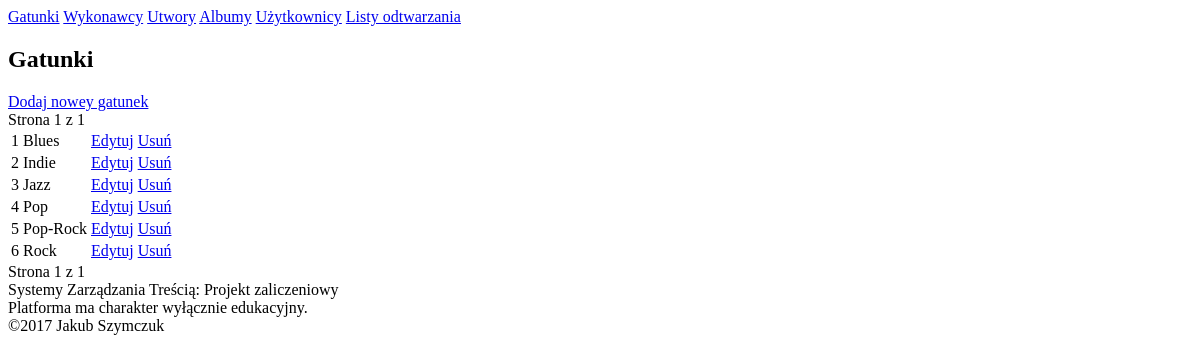
The app's page /cms/genre/, older data.
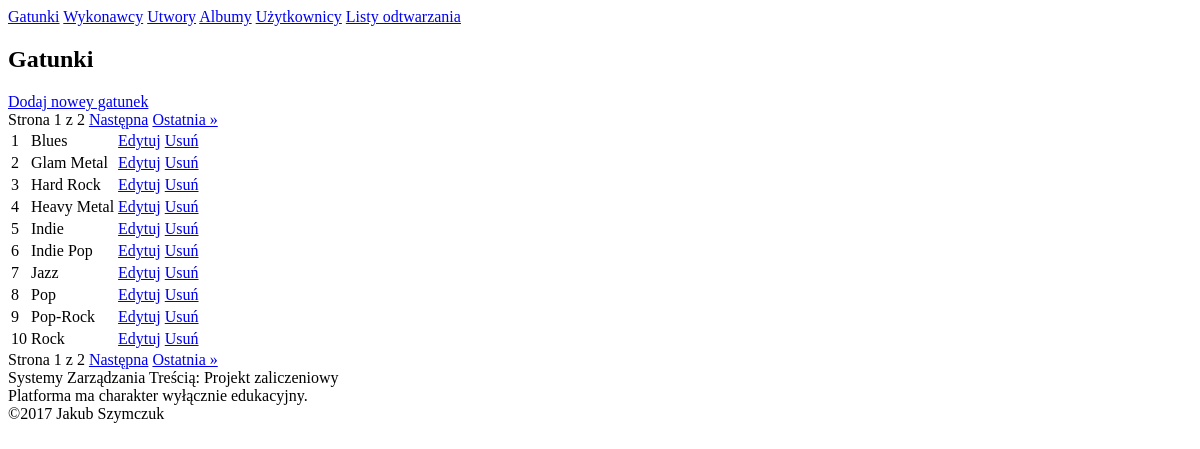
The same page, newer data.
### tunefy_cms/models.py (models this page shows, shortened)
class Genre(Model):
    name = CharField(max_length=32)
    class Meta:
        ordering = ('name',)

### tunefy_cms/views/genre.py (the view)
# urls.py: path('',              views.index,    name='index'  )
def index(request, page_number=1, page_size=default_page_size):
    context = get_paginated_context(Genre.objects.all(), page_number, page_size)
    return render(request, 'tunefy_cms/genre/index.html', context)

### tunefy_cms/templates/tunefy_cms/genre/index.html
{% extends 'tunefy_cms/layout.html' %}
{% block page_headline %}
    <h2>{% block title %}Gatunki{% endblock %}</h2>
{% endblock %}
{% block content %}
    <a href="{% url 'genre.create' %}">Dodaj nowey gatunek</a>
    {% if results %}
        {% include 'tunefy_cms/pagination.html' with url_action='genre.index' page_size=page_size prev_page=prev_page current_page=current_page next_page=next_page total_pages=total_pages %}
        <table>
            {% for genre in results %}
                <tr>
                    <td>{{ first_index|add:forloop.counter }}</td>
                    <td>{{ genre.name }}</td>
                    <td><a href="{% url 'genre.edit' genre.id %}">Edytuj</a></td>
                    <td><a href="{% url 'genre.delete' genre.id %}">Usuń</a></td>
                </tr>
            {% endfor %}
        </table>
        {% include 'tunefy_cms/pagination.html' with url_action='genre.index' page_size=page_size prev_page=prev_page current_page=current_page next_page=next_page total_pages=total_pages %}
    {% else %}
        <h2>Brak gatunków.</h2>
    {% endif %}
{% endblock %}

Row changes from the older to the newer data that the page shows:
added Genre: counter "2", name "Glam Metal"
added Genre: counter "3", name "Hard Rock"
added Genre: counter "4", name "Heavy Metal"
computed for Genre "Indie": counter "2" → "5"
added Genre: counter "6", name "Indie Pop"
computed for Genre "Jazz": counter "3" → "7"
computed for Genre "Pop": counter "4" → "8"
computed for Genre "Pop-Rock": counter "5" → "9"
computed for Genre "Rock": counter "6" → "10"
Text that changed along with them:
{{ total_pages }}: "1 1" → "2 2"
text now shown: "Następna Następna Ostatnia » Ostatnia »"
